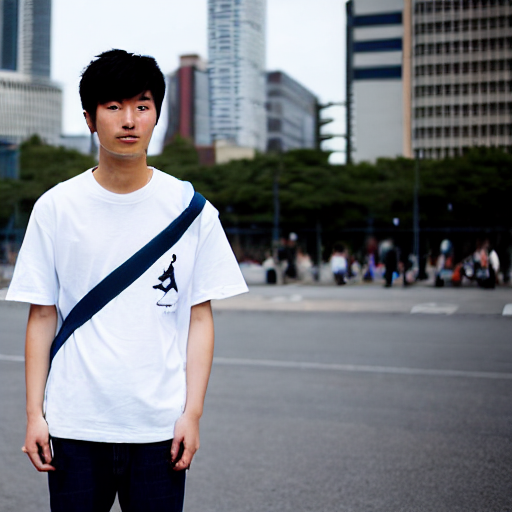
#> input picture aj1_japanese_man.png, 512 x 512 px
$ python -i face_mosaic.py   (imports and definitions only)
#> lines starting #> are read from the running program, lines starting #| are printed output that depends on the picture
import cv2
import numpy as np
from PIL import Image

def mosaic_face(pil_image):
    image = np.array(pil_image)
    gray = cv2.cvtColor(image, cv2.COLOR_RGB2GRAY)
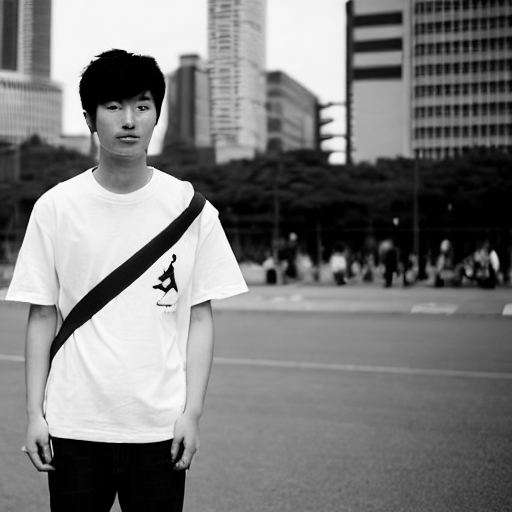
#> gray: shape (512, 512); min 0, max 254, mean 122.9

    face_cascade = cv2.CascadeClassifier(
        cv2.data.haarcascades + "haarcascade_frontalface_default.xml"
    )

    faces = face_cascade.detectMultiScale(
        gray,
        scaleFactor=1.05,
        minNeighbors=3
    )
#> faces = [[311, 123, 39, 39], [294, 83, 60, 60], [92, 80, 73, 73]]

    if len(faces) > 0:
        faces = sorted(faces, key=lambda r: r[2] * r[3], reverse=True)
#> faces = [[92, 80, 73, 73], [294, 83, 60, 60], [311, 123, 39, 39]]
        for (x, y, w, h) in faces:
            print(f"Detected face: {x}, {y}, {w}, {h}")
            face = image[y:y+h, x:x+w]
            face = cv2.resize(face, (10, 10), interpolation=cv2.INTER_LINEAR)
            face = cv2.resize(face, (w, h), interpolation=cv2.INTER_NEAREST)
            image[y:y+h, x:x+w] = face
            break
#> this loop made 1 pass
#| Detected face: 92, 80, 73, 73
#> pass 1, in mosaic_face, `face = image[y:y+h, x:x+w]`:
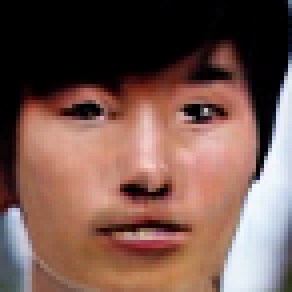
#> face: shape (73, 73, 3) (shown 4 times larger); mean R, G, B 116.7, 86.1, 77.7
#> pass 1, in mosaic_face, `face = cv2.resize(face, (w, h), interpolation=cv2.INTER_NEAREST)`:
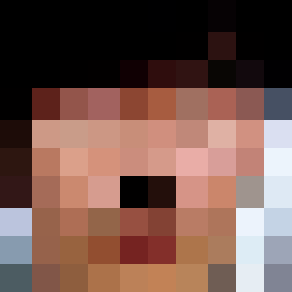
#> face: shape (73, 73, 3) (shown 4 times larger); mean R, G, B 114.5, 84.2, 75.9
#> after the loop:
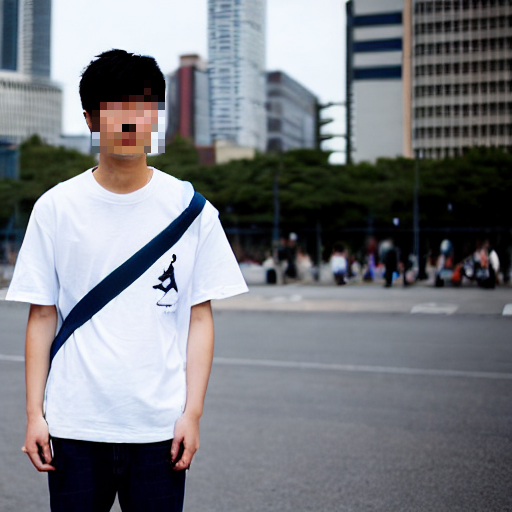
#> image: shape (512, 512, 3); mean R, G, B 120.6, 123, 128.3

    return Image.fromarray(image)

>>> import cv2
>>> picture = cv2.cvtColor(cv2.imread('aj1_japanese_man.png'), cv2.COLOR_BGR2RGB)
>>> result = mosaic_face(picture)
